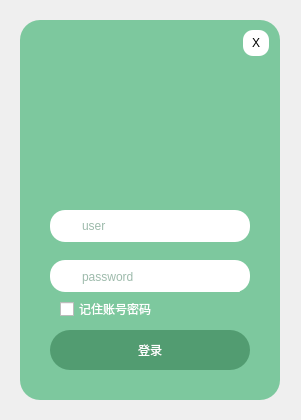
<?xml version="1.0" encoding="UTF-8"?>
<ui version="4.0">
 <class>MainWindow</class>
 <widget class="QMainWindow" name="MainWindow">
  <property name="geometry">
   <rect>
    <x>0</x>
    <y>0</y>
    <width>301</width>
    <height>420</height>
   </rect>
  </property>
  <property name="windowTitle">
   <string>MainWindow</string>
  </property>
  <widget class="QWidget" name="centralwidget">
   <widget class="QPushButton" name="pushButton_login">
    <property name="geometry">
     <rect>
      <x>50</x>
      <y>330</y>
      <width>200</width>
      <height>40</height>
     </rect>
    </property>
    <property name="styleSheet">
     <string notr="true">#pushButton_login{
	selection-color: rgb(0, 170, 127);
	background-color:rgb(82, 156, 113);
	border-radius:20px;
	font: 16pt &quot;SentyTEA 新蒂下午茶体&quot;;
	color: rgb(255, 255, 255);
}
#pushButton_login{
	padding_top:20px;
}
</string>
    </property>
    <property name="text">
     <string>登录</string>
    </property>
   </widget>
   <widget class="QLineEdit" name="lineEditUser">
    <property name="geometry">
     <rect>
      <x>80</x>
      <y>211</y>
      <width>160</width>
      <height>30</height>
     </rect>
    </property>
    <property name="styleSheet">
     <string notr="true">border-radius:1px;
font: 9pt &quot;01FLOPDESIGN&quot;;
color:rgb(59, 118, 87);</string>
    </property>
    <property name="text">
     <string/>
    </property>
    <property name="placeholderText">
     <string>user</string>
    </property>
   </widget>
   <widget class="QLineEdit" name="lineEditPassword">
    <property name="geometry">
     <rect>
      <x>80</x>
      <y>262</y>
      <width>160</width>
      <height>30</height>
     </rect>
    </property>
    <property name="styleSheet">
     <string notr="true">border-radius:1px;
font: 9pt &quot;01FLOPDESIGN&quot;;
color:rgb(59, 118, 87);</string>
    </property>
    <property name="text">
     <string/>
    </property>
    <property name="placeholderText">
     <string>password</string>
    </property>
   </widget>
   <widget class="QLabel" name="label">
    <property name="geometry">
     <rect>
      <x>100</x>
      <y>70</y>
      <width>100</width>
      <height>100</height>
     </rect>
    </property>
    <property name="styleSheet">
     <string notr="true">background-image: url(:/image/resourse/头像（1）.png);</string>
    </property>
    <property name="text">
     <string/>
    </property>
   </widget>
   <widget class="QLabel" name="background">
    <property name="geometry">
     <rect>
      <x>20</x>
      <y>20</y>
      <width>260</width>
      <height>380</height>
     </rect>
    </property>
    <property name="styleSheet">
     <string notr="true">background-color: rgb(125, 200, 158);
border-radius:20px;</string>
    </property>
    <property name="text">
     <string/>
    </property>
   </widget>
   <widget class="QLabel" name="edit_background_1">
    <property name="geometry">
     <rect>
      <x>50</x>
      <y>210</y>
      <width>200</width>
      <height>32</height>
     </rect>
    </property>
    <property name="styleSheet">
     <string notr="true">background-color: rgb(255, 255, 255);
border-radius:15px</string>
    </property>
    <property name="text">
     <string/>
    </property>
   </widget>
   <widget class="QLabel" name="edit_background_2">
    <property name="geometry">
     <rect>
      <x>50</x>
      <y>260</y>
      <width>200</width>
      <height>32</height>
     </rect>
    </property>
    <property name="styleSheet">
     <string notr="true">background-color: rgb(255, 255, 255);
border-radius:15px</string>
    </property>
    <property name="text">
     <string/>
    </property>
   </widget>
   <widget class="QLabel" name="label_2">
    <property name="geometry">
     <rect>
      <x>56</x>
      <y>214</y>
      <width>20</width>
      <height>20</height>
     </rect>
    </property>
    <property name="styleSheet">
     <string notr="true">image: url(:/image/resourse/头像.png);</string>
    </property>
    <property name="text">
     <string/>
    </property>
   </widget>
   <widget class="QLabel" name="label_3">
    <property name="geometry">
     <rect>
      <x>56</x>
      <y>266</y>
      <width>20</width>
      <height>20</height>
     </rect>
    </property>
    <property name="styleSheet">
     <string notr="true">image: url(:/image/resourse/钥匙.png);</string>
    </property>
    <property name="text">
     <string/>
    </property>
   </widget>
   <widget class="QPushButton" name="Exit">
    <property name="geometry">
     <rect>
      <x>243</x>
      <y>30</y>
      <width>26</width>
      <height>26</height>
     </rect>
    </property>
    <property name="styleSheet">
     <string notr="true">border-radius:10px;
background-color: rgb(255, 255, 255);
font: 9pt &quot;01FLOPDESIGN&quot;;</string>
    </property>
    <property name="text">
     <string>X</string>
    </property>
   </widget>
   <widget class="QCheckBox" name="checkBox">
    <property name="geometry">
     <rect>
      <x>60</x>
      <y>300</y>
      <width>111</width>
      <height>18</height>
     </rect>
    </property>
    <property name="styleSheet">
     <string notr="true">color: rgb(255, 255, 255);</string>
    </property>
    <property name="text">
     <string>记住账号密码</string>
    </property>
   </widget>
   <zorder>background</zorder>
   <zorder>edit_background_2</zorder>
   <zorder>edit_background_1</zorder>
   <zorder>pushButton_login</zorder>
   <zorder>lineEditUser</zorder>
   <zorder>lineEditPassword</zorder>
   <zorder>label</zorder>
   <zorder>label_2</zorder>
   <zorder>label_3</zorder>
   <zorder>Exit</zorder>
   <zorder>checkBox</zorder>
  </widget>
 </widget>
 <resources>
  <include location="resource.qrc"/>
 </resources>
 <connections>
  <connection>
   <sender>Exit</sender>
   <signal>clicked()</signal>
   <receiver>MainWindow</receiver>
   <slot>close()</slot>
   <hints>
    <hint type="sourcelabel">
     <x>252</x>
     <y>42</y>
    </hint>
    <hint type="destinationlabel">
     <x>150</x>
     <y>209</y>
    </hint>
   </hints>
  </connection>
 </connections>
</ui>
